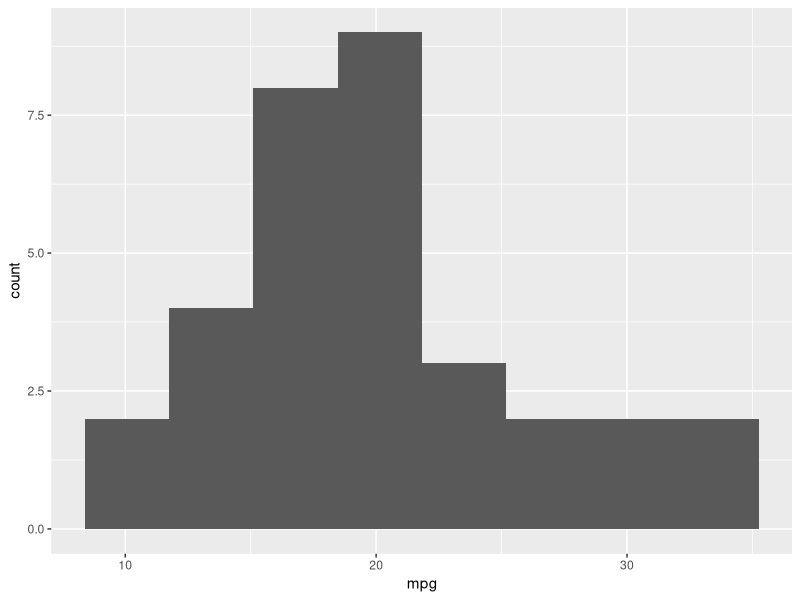

Write R code to recreate this figure.
# SETUP: library(ggplot2)
# NL: using mtcars, make a histogram of the mpg values
library(ggplot2)
ggplot(mtcars, aes(x = mpg)) + geom_histogram(bins = 8)
